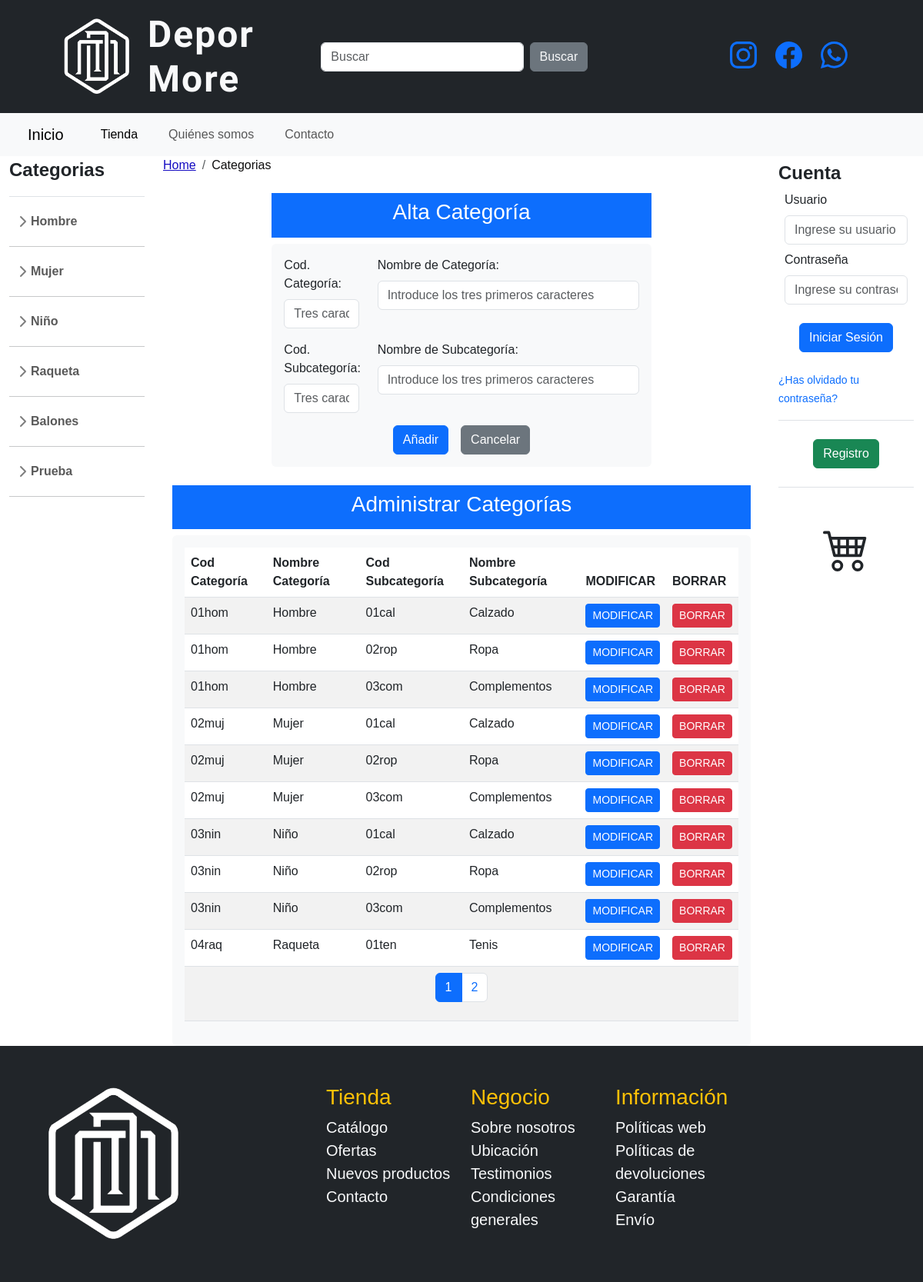
Page /index.php?page=categorias on the committed database.
### tables this page shows
CREATE TABLE `categorias` (
  `id_cat` int(11) NOT NULL,
  `cod_cat` varchar(5) NOT NULL,
  `nom_cat` varchar(30) NOT NULL,
  `cod_sub` varchar(5) NOT NULL,
  `nom_sub` varchar(30) NOT NULL,
  `activo` enum('S','N') DEFAULT 'S'
);

### pagina/lateral_izq.php (called while the page is built)
<?php
$categorias = include './php/lateral_izquierdo.php';
?>

### productos/consulta_categorias.php (called while the page is built, shortened)
<?php
$conexionDB = new ConexionDB(DB_HOST, DB_USER, DB_PASS, DB_NAME);
$conn = $conexionDB->obtenerConexion();
$sql = "SELECT * FROM categorias WHERE activo = 'S' ORDER BY cod_cat ASC, cod_sub ASC";
$resultado = $conn->query($sql);
if ($resultado->num_rows > 0) {
    $categorias = array();
    while ($fila = $resultado->fetch_assoc()) {
        $categorias[] = $fila;
    }
} else {
    $categorias = array();
}
return $categorias;
?>

### productos/categorias.php (the view, shortened to what this page needs)
<?php include './pagina/breadcrumb.php'; ?>
<?php echo $breadcrumbs; ?>
<div class="container mt-4">
    <div class="row justify-content-center">
        <div class="col-md-8">
            <div class="bg-primary text-white p-2 mb-2 text-center">
                <h3>Alta Categoría</h3>
            </div>
            <div class="bg-light p-3 rounded">
                <form action="./productos/alta_categoria.php" method="post">
                    <div class="row">
                        <div class="col-md-3">
                            <div class="mb-3">
                                <label for="codigo_categoria" class="form-label">Cod. Categoría:</label>
                                <input type="text" id="codigo_categoria" name="codigo_categoria" class="form-control" placeholder="Tres caracteres">
                            </div>
                        </div>
                        <div class="col-md-9">
                            <div class="mb-3">
                                <label for="nombre_categoria" class="form-label">Nombre de Categoría:</label>
                                <input type="text" id="nombre_categoria" name="nombre_categoria" class="form-control" placeholder="Introduce los tres primeros caracteres">
                            </div>
                        </div>
                    </div>
                    <div class="row">
                        <div class="col-md-3">
                            <div class="mb-3">
                                <label for="codigo_subcategoria" class="form-label">Cod. Subcategoría:</label>
                                <input type="text" id="codigo_subcategoria" name="codigo_subcategoria" class="form-control" placeholder="Tres caracteres">
                            </div>
                        </div>
                        <div class="col-md-9">
                            <div class="mb-3">
                                <label for="nombre_subcategoria" class="form-label">Nombre de Subcategoría:</label>
                                <input type="text" id="nombre_subcategoria" name="nombre_subcategoria" class="form-control" placeholder="Introduce los tres primeros caracteres">
                            </div>
                        </div>
                    </div>
                    <div class="row">
                        <div class="col-md-12">
                            <div class="d-grid gap-2 d-md-flex justify-content-md-center">
                                <button type="submit" class="btn btn-primary me-md-2">Añadir</button>
                                <a href="index.php?page=productos" class="btn btn-secondary">Cancelar</a>
                            </div>
                        </div>
                    </div>
                </form>
            </div>
        </div>
    </div>
</div>
<div class="container mt-4">
    <div class="row justify-content-center">
        <div class="col-md-12">
            <div class="bg-primary text-white p-2 mb-2 text-center">
                <h3>Administrar Categorías</h3>
            </div>
            <div class="bg-light p-3 rounded">
                <table class="table table-striped">
                    <thead>
                        <tr>
                            <th>Cod Categoría</th>
                            <th>Nombre Categoría</th>
                            <th>Cod Subcategoría</th>
                            <th>Nombre Subcategoría</th>
                            <th>MODIFICAR</th>
                            <th>BORRAR</th>
                        </tr>
                    </thead>
                    <tbody>
                        <?php
                        include 'consulta_categorias.php';
                        $registros_por_pagina = 10;
                        $total_categorias = count($categorias);
                        $pagina_actual = isset($_GET['pagina']) ? $_GET['pagina'] : 1;
                        $indice_inicio = ($pagina_actual - 1) * $registros_por_pagina;
                        $indice_fin = min($indice_inicio + $registros_por_pagina, $total_categorias);
                        for ($i = $indice_inicio; $i < $indice_fin; $i++) {
                            $categoria = $categorias[$i];
                            echo '<tr>';
                            echo '<td>' . $categoria['cod_cat'] . '</td>';
                            echo '<td>' . $categoria['nom_cat'] . '</td>';
                            echo '<td>' . $categoria['cod_sub'] . '</td>';
                            echo '<td>' . $categoria['nom_sub'] . '</td>';
                            echo '<td>';
                            echo '<form action="index.php?page=modificarCategorias" method="POST">';
                            echo '<button type="submit" class="btn btn-primary btn-sm" name="modificar">MODIFICAR</button>';
                            echo '</form>';
                            echo '</td>';
                            echo '<td>';
                            echo '<form action="index.php?page=borrarCategorias" method="POST">';
                            echo '<button type="submit" class="btn btn-danger btn-sm" name="modificar">BORRAR</button>';
                            echo '</form>';
                            echo '</td>';
                        }
                        $total_paginas = ceil($total_categorias / $registros_por_pagina);
                        ?>
                        <tr>
                            <td colspan="7">
                                <nav aria-label="Page navigation example">
                                    <ul class="pagination justify-content-center">
                                        <?php for ($pagina = 1; $pagina <= $total_paginas; $pagina++) : ?>
                                            <li class="page-item <?php echo ($pagina == $pagina_actual) ? 'active' : ''; ?>">
                                                <a class="page-link" href="index.php?page=categorias&pagina=<?php echo $pagina; ?>"><?php echo $pagina; ?></a>
                                            </li>
                                        <?php endfor; ?>
                                    </ul>
                                </nav>
                            </td>
                        </tr>
                    </tbody>
                </table>
            </div>
        </div>
    </div>
</div>

### php/lateral_izquierdo.php (shortened to what this page needs)
<?php
$conexionDB = new ConexionDB(DB_HOST, DB_USER, DB_PASS, DB_NAME);
$conn = $conexionDB->obtenerConexion();
$sql = "SELECT * FROM categorias WHERE activo = 'S' ORDER BY cod_cat, cod_sub";
$resultado = $conn->query($sql);
$categorias = array();
if ($resultado->num_rows > 0) {
    while ($fila = $resultado->fetch_assoc()) {
        $categoria = $fila['nom_cat'];
        $subcategoria = $fila['nom_sub'];
        $categorias[$categoria][] = $subcategoria;
    }
}
echo '<a class="d-flex align-items-center pb-3 mb-3 link-dark text-decoration-none border-bottom">';
echo '<span class="fs-4 fw-semibold">Categorias</span>';
echo '</a>';
echo '<ul class="list-unstyled ps-0">';
foreach ($categorias as $categoria => $subcategorias) {
    echo '<li class="mb-1">';
    echo '<button class="btn btn-toggle align-items-center rounded collapsed" data-bs-toggle="collapse" data-bs-target="#' . strtolower(str_replace(' ', '-', $categoria)) . '-collapse" aria-expanded="false">' . $categoria . '</button>';
    echo '</li>';
    echo '<hr class="d-none d-sm-block" >';
}
echo '</ul>';
?>

### css/styles.css (style rules this page uses)
body { margin: 0; padding: 0; font-family: 'Arial', sans-serif; box-sizing: border-box; }

### sidebars.css (style rules this page uses)
body { min-height: 100vh; min-height: -webkit-fill-available; }
html { height: -webkit-fill-available; }
.btn-toggle { display: inline-flex; align-items: center; padding: .25rem .5rem; font-weight: 600; color: rgba(0, 0, 0, .65); background-color: transparent; border: 0; }
.btn-toggle::before { width: 1.25em; line-height: 0; transition: transform .35s ease; transform-origin: .5em 50%; }
.fw-semibold { font-weight: 600; }

### rows in the picture
categorias: nom_cat "Prueba"
categorias: cod_cat "01hom", nom_cat "Hombre", cod_sub "01cal", nom_sub "Calzado"
categorias: cod_cat "01hom", nom_cat "Hombre", cod_sub "02rop", nom_sub "Ropa"
categorias: cod_cat "01hom", nom_cat "Hombre", cod_sub "03com", nom_sub "Complementos"
categorias: cod_cat "02muj", nom_cat "Mujer", cod_sub "01cal", nom_sub "Calzado"
categorias: cod_cat "02muj", nom_cat "Mujer", cod_sub "02rop", nom_sub "Ropa"
categorias: cod_cat "02muj", nom_cat "Mujer", cod_sub "03com", nom_sub "Complementos"
categorias: cod_cat "03nin", nom_cat "Niño", cod_sub "01cal", nom_sub "Calzado"
categorias: cod_cat "03nin", nom_cat "Niño", cod_sub "02rop", nom_sub "Ropa"
categorias: cod_cat "03nin", nom_cat "Niño", cod_sub "03com", nom_sub "Complementos"
categorias: cod_cat "04raq", nom_cat "Raqueta", cod_sub "01ten", nom_sub "Tenis"

### other values in the picture
$categoria "Hombre"
$categoria "Mujer"
$categoria "Niño"
$categoria "Raqueta"
$categoria "Balones"
$label "Categorias"
